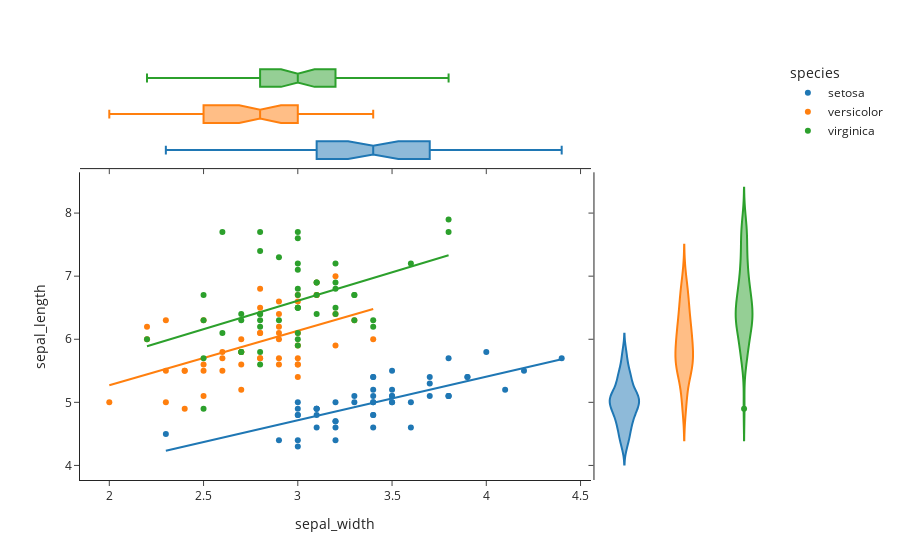

Here is the notebook cell this chart was saved with:
### Code cell
import plotly.express as px
df = px.data.iris()
fig = px.scatter(df, x="sepal_width", y="sepal_length", color="species", marginal_y="violin",
           marginal_x="box", trendline="ols", template="simple_white")
fig.show()

### Figure 1 — Plotly figure (JSON) as saved in the notebook; plotly's stock layout.template omitted (floating-point values rounded to 4 significant figures)
{"data": [{"hovertemplate": "species=setosa<br>sepal_width=%{x}<br>sepal_length=%{y}<extra></extra>", "legendgroup": "setosa", "marker": {"color": "#1F77B4", "symbol": "circle"}, "mode": "markers", "name": "setosa", "orientation": "v", "showlegend": true, "type": "scatter", "x": [3.5, 3, 3.2, 3.1, 3.6, 3.9, 3.4, 3.4, 2.9, 3.1, 3.7, 3.4, 3, 3, 4, 4.4, 3.9, 3.5, 3.8, 3.8, 3.4, 3.7, 3.6, 3.3, 3.4, 3, 3.4, 3.5, 3.4, 3.2, 3.1, 3.4, 4.1, 4.2, 3.1, 3.2, 3.5, 3.1, 3, 3.4, 3.5, 2.3, 3.2, 3.5, 3.8, 3, 3.8, 3.2, 3.7, 3.3], "xaxis": "x", "y": [5.1, 4.9, 4.7, 4.6, 5, 5.4, 4.6, 5, 4.4, 4.9, 5.4, 4.8, 4.8, 4.3, 5.8, 5.7, 5.4, 5.1, 5.7, 5.1, 5.4, 5.1, 4.6, 5.1, 4.8, 5, 5, 5.2, 5.2, 4.7, 4.8, 5.4, 5.2, 5.5, 4.9, 5, 5.5, 4.9, 4.4, 5.1, 5, 4.5, 4.4, 5, 5.1, 4.8, 5.1, 4.6, 5.3, 5], "yaxis": "y"}, {"alignmentgroup": "True", "hovertemplate": "species=setosa<br>sepal_width=%{x}<extra></extra>", "legendgroup": "setosa", "marker": {"color": "#1F77B4", "symbol": "circle"}, "name": "setosa", "notched": true, "offsetgroup": "setosa", "showlegend": false, "type": "box", "x": [3.5, 3, 3.2, 3.1, 3.6, 3.9, 3.4, 3.4, 2.9, 3.1, 3.7, 3.4, 3, 3, 4, 4.4, 3.9, 3.5, 3.8, 3.8, 3.4, 3.7, 3.6, 3.3, 3.4, 3, 3.4, 3.5, 3.4, 3.2, 3.1, 3.4, 4.1, 4.2, 3.1, 3.2, 3.5, 3.1, 3, 3.4, 3.5, 2.3, 3.2, 3.5, 3.8, 3, 3.8, 3.2, 3.7, 3.3], "xaxis": "x3", "yaxis": "y3"}, {"alignmentgroup": "True", "hovertemplate": "species=setosa<br>sepal_length=%{y}<extra></extra>", "legendgroup": "setosa", "marker": {"color": "#1F77B4", "symbol": "circle"}, "name": "setosa", "offsetgroup": "setosa", "scalegroup": "y", "showlegend": false, "type": "violin", "xaxis": "x2", "y": [5.1, 4.9, 4.7, 4.6, 5, 5.4, 4.6, 5, 4.4, 4.9, 5.4, 4.8, 4.8, 4.3, 5.8, 5.7, 5.4, 5.1, 5.7, 5.1, 5.4, 5.1, 4.6, 5.1, 4.8, 5, 5, 5.2, 5.2, 4.7, 4.8, 5.4, 5.2, 5.5, 4.9, 5, 5.5, 4.9, 4.4, 5.1, 5, 4.5, 4.4, 5, 5.1, 4.8, 5.1, 4.6, 5.3, 5], "yaxis": "y2"}, {"hovertemplate": "<b>OLS trendline</b><br>sepal_length = 0.690854 * sepal_width + 2.64466<br>R<sup>2</sup>=0.557681<br><br>species=setosa<br>sepal_width=%{x}<br>sepal_length=%{y} <b>(trend)</b><extra></extra>", "legendgroup": "setosa", "marker": {"color": "#1F77B4", "symbol": "circle"}, "mode": "lines", "name": "setosa", "showlegend": false, "type": "scatter", "x": [2.3, 2.9, 3, 3, 3, 3, 3, 3, 3.1, 3.1, 3.1, 3.1, 3.1, 3.2, 3.2, 3.2, 3.2, 3.2, 3.3, 3.3, 3.4, 3.4, 3.4, 3.4, 3.4, 3.4, 3.4, 3.4, 3.4, 3.5, 3.5, 3.5, 3.5, 3.5, 3.5, 3.6, 3.6, 3.7, 3.7, 3.7, 3.8, 3.8, 3.8, 3.8, 3.9, 3.9, 4, 4.1, 4.2, 4.4], "xaxis": "x", "y": [4.234, 4.648, 4.717, 4.717, 4.717, 4.717, 4.717, 4.717, 4.786, 4.786, 4.786, 4.786, 4.786, 4.855, 4.855, 4.855, 4.855, 4.855, 4.924, 4.924, 4.994, 4.994, 4.994, 4.994, 4.994, 4.994, 4.994, 4.994, 4.994, 5.063, 5.063, 5.063, 5.063, 5.063, 5.063, 5.132, 5.132, 5.201, 5.201, 5.201, 5.27, 5.27, 5.27, 5.27, 5.339, 5.339, 5.408, 5.477, 5.546, 5.684], "yaxis": "y"}, {"hovertemplate": "species=versicolor<br>sepal_width=%{x}<br>sepal_length=%{y}<extra></extra>", "legendgroup": "versicolor", "marker": {"color": "#FF7F0E", "symbol": "circle"}, "mode": "markers", "name": "versicolor", "orientation": "v", "showlegend": true, "type": "scatter", "x": [3.2, 3.2, 3.1, 2.3, 2.8, 2.8, 3.3, 2.4, 2.9, 2.7, 2, 3, 2.2, 2.9, 2.9, 3.1, 3, 2.7, 2.2, 2.5, 3.2, 2.8, 2.5, 2.8, 2.9, 3, 2.8, 3, 2.9, 2.6, 2.4, 2.4, 2.7, 2.7, 3, 3.4, 3.1, 2.3, 3, 2.5, 2.6, 3, 2.6, 2.3, 2.7, 3, 2.9, 2.9, 2.5, 2.8], "xaxis": "x", "y": [7, 6.4, 6.9, 5.5, 6.5, 5.7, 6.3, 4.9, 6.6, 5.2, 5, 5.9, 6, 6.1, 5.6, 6.7, 5.6, 5.8, 6.2, 5.6, 5.9, 6.1, 6.3, 6.1, 6.4, 6.6, 6.8, 6.7, 6, 5.7, 5.5, 5.5, 5.8, 6, 5.4, 6, 6.7, 6.3, 5.6, 5.5, 5.5, 6.1, 5.8, 5, 5.6, 5.7, 5.7, 6.2, 5.1, 5.7], "yaxis": "y"}, {"alignmentgroup": "True", "hovertemplate": "species=versicolor<br>sepal_width=%{x}<extra></extra>", "legendgroup": "versicolor", "marker": {"color": "#FF7F0E", "symbol": "circle"}, "name": "versicolor", "notched": true, "offsetgroup": "versicolor", "showlegend": false, "type": "box", "x": [3.2, 3.2, 3.1, 2.3, 2.8, 2.8, 3.3, 2.4, 2.9, 2.7, 2, 3, 2.2, 2.9, 2.9, 3.1, 3, 2.7, 2.2, 2.5, 3.2, 2.8, 2.5, 2.8, 2.9, 3, 2.8, 3, 2.9, 2.6, 2.4, 2.4, 2.7, 2.7, 3, 3.4, 3.1, 2.3, 3, 2.5, 2.6, 3, 2.6, 2.3, 2.7, 3, 2.9, 2.9, 2.5, 2.8], "xaxis": "x3", "yaxis": "y3"}, {"alignmentgroup": "True", "hovertemplate": "species=versicolor<br>sepal_length=%{y}<extra></extra>", "legendgroup": "versicolor", "marker": {"color": "#FF7F0E", "symbol": "circle"}, "name": "versicolor", "offsetgroup": "versicolor", "scalegroup": "y", "showlegend": false, "type": "violin", "xaxis": "x2", "y": [7, 6.4, 6.9, 5.5, 6.5, 5.7, 6.3, 4.9, 6.6, 5.2, 5, 5.9, 6, 6.1, 5.6, 6.7, 5.6, 5.8, 6.2, 5.6, 5.9, 6.1, 6.3, 6.1, 6.4, 6.6, 6.8, 6.7, 6, 5.7, 5.5, 5.5, 5.8, 6, 5.4, 6, 6.7, 6.3, 5.6, 5.5, 5.5, 6.1, 5.8, 5, 5.6, 5.7, 5.7, 6.2, 5.1, 5.7], "yaxis": "y2"}, {"hovertemplate": "<b>OLS trendline</b><br>sepal_length = 0.865078 * sepal_width + 3.53973<br>R<sup>2</sup>=0.276582<br><br>species=versicolor<br>sepal_width=%{x}<br>sepal_length=%{y} <b>(trend)</b><extra></extra>", "legendgroup": "versicolor", "marker": {"color": "#FF7F0E", "symbol": "circle"}, "mode": "lines", "name": "versicolor", "showlegend": false, "type": "scatter", "x": [2, 2.2, 2.2, 2.3, 2.3, 2.3, 2.4, 2.4, 2.4, 2.5, 2.5, 2.5, 2.5, 2.6, 2.6, 2.6, 2.7, 2.7, 2.7, 2.7, 2.7, 2.8, 2.8, 2.8, 2.8, 2.8, 2.8, 2.9, 2.9, 2.9, 2.9, 2.9, 2.9, 2.9, 3, 3, 3, 3, 3, 3, 3, 3, 3.1, 3.1, 3.1, 3.2, 3.2, 3.2, 3.3, 3.4], "xaxis": "x", "y": [5.27, 5.443, 5.443, 5.529, 5.529, 5.529, 5.616, 5.616, 5.616, 5.702, 5.702, 5.702, 5.702, 5.789, 5.789, 5.789, 5.875, 5.875, 5.875, 5.875, 5.875, 5.962, 5.962, 5.962, 5.962, 5.962, 5.962, 6.048, 6.048, 6.048, 6.048, 6.048, 6.048, 6.048, 6.135, 6.135, 6.135, 6.135, 6.135, 6.135, 6.135, 6.135, 6.221, 6.221, 6.221, 6.308, 6.308, 6.308, 6.394, 6.481], "yaxis": "y"}, {"hovertemplate": "species=virginica<br>sepal_width=%{x}<br>sepal_length=%{y}<extra></extra>", "legendgroup": "virginica", "marker": {"color": "#2CA02C", "symbol": "circle"}, "mode": "markers", "name": "virginica", "orientation": "v", "showlegend": true, "type": "scatter", "x": [3.3, 2.7, 3, 2.9, 3, 3, 2.5, 2.9, 2.5, 3.6, 3.2, 2.7, 3, 2.5, 2.8, 3.2, 3, 3.8, 2.6, 2.2, 3.2, 2.8, 2.8, 2.7, 3.3, 3.2, 2.8, 3, 2.8, 3, 2.8, 3.8, 2.8, 2.8, 2.6, 3, 3.4, 3.1, 3, 3.1, 3.1, 3.1, 2.7, 3.2, 3.3, 3, 2.5, 3, 3.4, 3], "xaxis": "x", "y": [6.3, 5.8, 7.1, 6.3, 6.5, 7.6, 4.9, 7.3, 6.7, 7.2, 6.5, 6.4, 6.8, 5.7, 5.8, 6.4, 6.5, 7.7, 7.7, 6, 6.9, 5.6, 7.7, 6.3, 6.7, 7.2, 6.2, 6.1, 6.4, 7.2, 7.4, 7.9, 6.4, 6.3, 6.1, 7.7, 6.3, 6.4, 6, 6.9, 6.7, 6.9, 5.8, 6.8, 6.7, 6.7, 6.3, 6.5, 6.2, 5.9], "yaxis": "y"}, {"alignmentgroup": "True", "hovertemplate": "species=virginica<br>sepal_width=%{x}<extra></extra>", "legendgroup": "virginica", "marker": {"color": "#2CA02C", "symbol": "circle"}, "name": "virginica", "notched": true, "offsetgroup": "virginica", "showlegend": false, "type": "box", "x": [3.3, 2.7, 3, 2.9, 3, 3, 2.5, 2.9, 2.5, 3.6, 3.2, 2.7, 3, 2.5, 2.8, 3.2, 3, 3.8, 2.6, 2.2, 3.2, 2.8, 2.8, 2.7, 3.3, 3.2, 2.8, 3, 2.8, 3, 2.8, 3.8, 2.8, 2.8, 2.6, 3, 3.4, 3.1, 3, 3.1, 3.1, 3.1, 2.7, 3.2, 3.3, 3, 2.5, 3, 3.4, 3], "xaxis": "x3", "yaxis": "y3"}, {"alignmentgroup": "True", "hovertemplate": "species=virginica<br>sepal_length=%{y}<extra></extra>", "legendgroup": "virginica", "marker": {"color": "#2CA02C", "symbol": "circle"}, "name": "virginica", "offsetgroup": "virginica", "scalegroup": "y", "showlegend": false, "type": "violin", "xaxis": "x2", "y": [6.3, 5.8, 7.1, 6.3, 6.5, 7.6, 4.9, 7.3, 6.7, 7.2, 6.5, 6.4, 6.8, 5.7, 5.8, 6.4, 6.5, 7.7, 7.7, 6, 6.9, 5.6, 7.7, 6.3, 6.7, 7.2, 6.2, 6.1, 6.4, 7.2, 7.4, 7.9, 6.4, 6.3, 6.1, 7.7, 6.3, 6.4, 6, 6.9, 6.7, 6.9, 5.8, 6.8, 6.7, 6.7, 6.3, 6.5, 6.2, 5.9], "yaxis": "y2"}, {"hovertemplate": "<b>OLS trendline</b><br>sepal_length = 0.901534 * sepal_width + 3.90684<br>R<sup>2</sup>=0.209057<br><br>species=virginica<br>sepal_width=%{x}<br>sepal_length=%{y} <b>(trend)</b><extra></extra>", "legendgroup": "virginica", "marker": {"color": "#2CA02C", "symbol": "circle"}, "mode": "lines", "name": "virginica", "showlegend": false, "type": "scatter", "x": [2.2, 2.5, 2.5, 2.5, 2.5, 2.6, 2.6, 2.7, 2.7, 2.7, 2.7, 2.8, 2.8, 2.8, 2.8, 2.8, 2.8, 2.8, 2.8, 2.9, 2.9, 3, 3, 3, 3, 3, 3, 3, 3, 3, 3, 3, 3, 3.1, 3.1, 3.1, 3.1, 3.2, 3.2, 3.2, 3.2, 3.2, 3.3, 3.3, 3.3, 3.4, 3.4, 3.6, 3.8, 3.8], "xaxis": "x", "y": [5.89, 6.161, 6.161, 6.161, 6.161, 6.251, 6.251, 6.341, 6.341, 6.341, 6.341, 6.431, 6.431, 6.431, 6.431, 6.431, 6.431, 6.431, 6.431, 6.521, 6.521, 6.611, 6.611, 6.611, 6.611, 6.611, 6.611, 6.611, 6.611, 6.611, 6.611, 6.611, 6.611, 6.702, 6.702, 6.702, 6.702, 6.792, 6.792, 6.792, 6.792, 6.792, 6.882, 6.882, 6.882, 6.972, 6.972, 7.152, 7.333, 7.333], "yaxis": "y"}], "layout": {"legend": {"title": {"text": "species"}, "tracegroupgap": 0}, "margin": {"t": 60}, "xaxis": {"anchor": "y", "domain": [0, 0.7363], "title": {"text": "sepal_width"}}, "xaxis2": {"anchor": "y2", "domain": [0.7413, 1], "matches": "x2", "showline": false, "showticklabels": false, "ticks": ""}, "xaxis3": {"anchor": "y3", "domain": [0, 0.7363], "matches": "x", "showticklabels": false}, "xaxis4": {"anchor": "y4", "domain": [0.7413, 1], "matches": "x2", "showline": false, "showticklabels": false, "ticks": ""}, "yaxis": {"anchor": "x", "domain": [0, 0.7326], "title": {"text": "sepal_length"}}, "yaxis2": {"anchor": "x2", "domain": [0, 0.7326], "matches": "y", "showticklabels": false}, "yaxis3": {"anchor": "x3", "domain": [0.7426, 1], "matches": "y3", "showline": false, "showticklabels": false, "ticks": ""}, "yaxis4": {"anchor": "x4", "domain": [0.7426, 1], "matches": "y3", "showline": false, "showticklabels": false, "ticks": ""}}}
